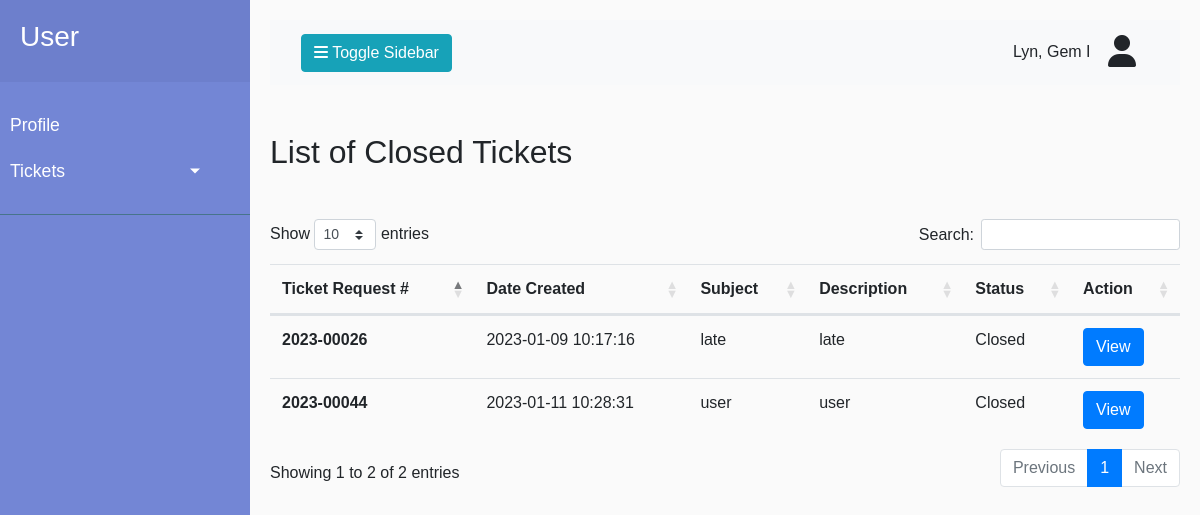
Page /User_side/closed_tickets_user.php (signed in) on the committed database.
### tables this page shows
CREATE TABLE `ticket` (
  `ticket_id` int(11) NOT NULL DEFAULT 0,
  `user_id` int(11) NOT NULL DEFAULT 0,
  `ticket_year` int(4) NOT NULL DEFAULT 0,
  `ticket_number` int(10) NOT NULL DEFAULT 0,
  `company_id` int(11) NOT NULL DEFAULT 0,
  `department_id` int(11) NOT NULL DEFAULT 0,
  `date_created` datetime NOT NULL DEFAULT '1000-01-01 00:00:00',
  `subject` varchar(100) NOT NULL DEFAULT '0',
  `ticket_description` varchar(150) NOT NULL DEFAULT '0',
  `message` varchar(150) NOT NULL DEFAULT '0',
  `file_uploaded` varchar(100) NOT NULL DEFAULT '0',
  `priority` int(1) NOT NULL DEFAULT 0,
  `assigned_to` int(11) NOT NULL DEFAULT 0,
  `status` int(11) NOT NULL DEFAULT 0,
  `closed_by` int(11) NOT NULL DEFAULT 0,
  `date_closed` datetime NOT NULL DEFAULT '1000-01-01 00:00:00'
);

### Includes/connection.php (called while the page is built, shortened)
<?php
$siteURL = "http://localhost/TicketingSystem/";

### User_side/closed_tickets_user.php (the view, shortened to what this page needs)
<?php
    include ('header.php');
?>
            <h2 class="my-5">List of Closed Tickets</h2>
            <table class="table" id="myTicketsTable">
            <thead>
                <tr>
                    <th scope="col">Ticket Request #</th>
                    <th scope="col">Date Created</th>
                    <th scope="col">Subject</th>
                    <th scope="col">Description</th>
                    <th scope="col">Status</th>
                    <th scope="col">Action</th>
                </tr>
            </thead>
                <tbody>
                    <?php
                        $displayTablesql = "SELECT ticket_id, ticket_year, ticket_number, date_created, subject, ticket_description, status
                                            FROM ticket
                                            WHERE user_id=$current_id AND status=1";
                        $displayResult = mysqli_query($con, $displayTablesql);
                        $displayResultCheck = mysqli_num_rows($displayResult);
                        if($displayResultCheck>0){
                            while($displayRow = mysqli_fetch_assoc($displayResult)){
                                $status = $displayRow['status'];
                                $ticket_id = $displayRow['ticket_id'];
                                $date_created = $displayRow['date_created'];
                                $ticket_number = $displayRow['ticket_number'];
                                $ticket_year = $displayRow['ticket_year'];
                                $displaySubject = $displayRow['subject'];
                                $displayDescription = $displayRow['ticket_description'];
                                if($status == 0){
                                    $status = "Pending";
                                }
                                else{
                                    $status = "Closed";
                                }
                                ?>
                                <tr>
                                <th scope="row"><?php echo $ticket_year."-"; echo ticketNumberLengthCheck($ticket_number); ?></th>
                                    <td><?php echo "$date_created"?></td>
                                    <td><?php echo "$displaySubject"?></td>
                                    <td><?php echo "$displayDescription"?></td>
                                    <td><?php echo "$status"?></td>
                                    <td>
                                        <a href="<?php echo $siteURL; ?>User_side/ticket-messages.php?id=<?php echo $ticket_id; ?>" class="btn btn-primary">View</a>
                                    </td>
                                </tr>
                                <?php
                            }
                            }
                    ?>
                </tbody>
            </table>
        </div>
    </div>
    <?php include ('footer.php')?>

### cls_global_functions.php (shortened to what this page needs)
<?php
function ticketNumberLengthCheck($ticket_number)
{
    $lengthCheck = strlen($ticket_number);
    if($lengthCheck == 1)
    {
        echo "0000".$ticket_number;
    }
    elseif($lengthCheck == 2)
    {
        echo "000".$ticket_number;
    }
    elseif($lengthCheck == 3)
    {
        echo "00".$ticket_number;
    }
    elseif($lengthCheck == 4)
    {
        echo "0".$ticket_number;
    }
    else
    {
        echo $ticket_number;
    }
}
                        ?>

### CSS/style.css (style rules this page uses)
body { font-family: 'Poppins', sans-serif; background: #fafafa; }
a, a:hover, a:focus { color:inherit; text-decoration: none; transition: all 0.3s; }

### rows in the picture
ticket: ticket_year "2023", ticket_number "26", date_created "2023-01-09 10:17:16", subject "late", ticket_description "late", status "Closed"
ticket: ticket_year "2023", ticket_number "44", date_created "2023-01-11 10:28:31", subject "user", ticket_description "user", status "Closed"

### other values in the picture
$current_full_name "Lyn, Gem I"
